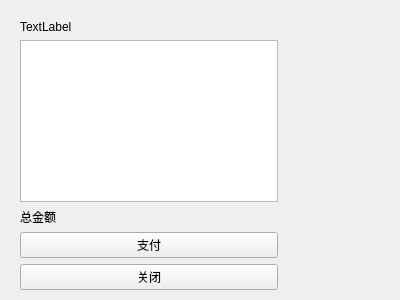
<?xml version="1.0" encoding="UTF-8"?>
<ui version="4.0">
 <class>OrderDetailWidget</class>
 <widget class="QWidget" name="OrderDetailWidget">
  <property name="geometry">
   <rect>
    <x>0</x>
    <y>0</y>
    <width>400</width>
    <height>300</height>
   </rect>
  </property>
  <property name="windowTitle">
   <string>Form</string>
  </property>
  <widget class="QWidget" name="">
   <property name="geometry">
    <rect>
     <x>20</x>
     <y>20</y>
     <width>258</width>
     <height>270</height>
    </rect>
   </property>
   <layout class="QVBoxLayout" name="verticalLayout">
    <item>
     <widget class="QLabel" name="nameLabel">
      <property name="text">
       <string>TextLabel</string>
      </property>
     </widget>
    </item>
    <item>
     <widget class="QListWidget" name="orderList"/>
    </item>
    <item>
     <widget class="QLabel" name="totalLabel">
      <property name="text">
       <string>总金额</string>
      </property>
     </widget>
    </item>
    <item>
     <widget class="QPushButton" name="payButton">
      <property name="text">
       <string>支付</string>
      </property>
     </widget>
    </item>
    <item>
     <widget class="QPushButton" name="closeButton">
      <property name="text">
       <string>关闭</string>
      </property>
     </widget>
    </item>
   </layout>
  </widget>
 </widget>
 <resources/>
 <connections/>
</ui>
